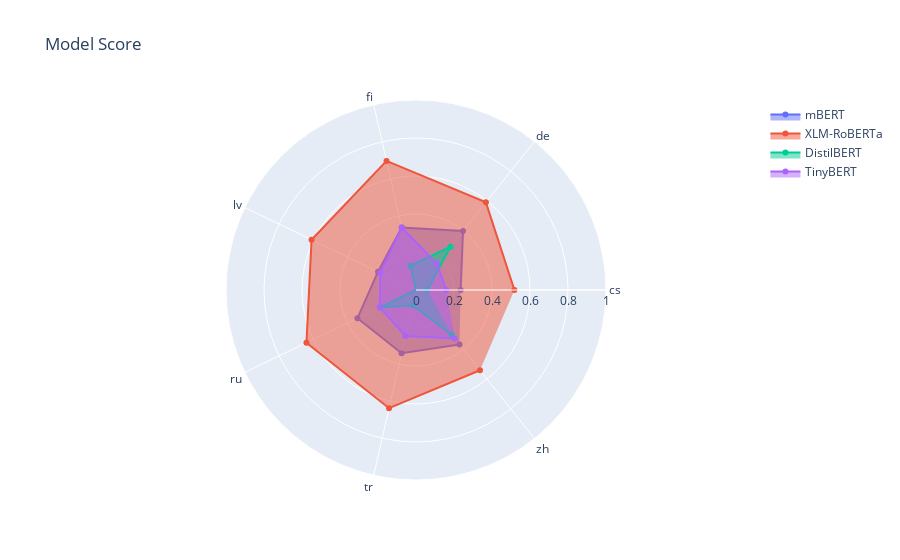

Notebook code for this chart:
### Code cell
import plotly.graph_objects as go
import os
lang = ['cs', 'de', 'fi' , 'lv', 'ru', 'tr', 'zh']
columm ='Score'
fig = go.Figure()
fig.add_trace(go.Scatterpolar(
      r= bert_df[columm].to_numpy(),
      theta=lang,
      fill='toself',
      name='mBERT'
))
fig.add_trace(go.Scatterpolar(
      r= xlmrob_df[columm].to_numpy(),
      theta=lang,
      fill='toself',
      name='XLM-RoBERTa'
))
fig.add_trace(go.Scatterpolar(
      r=distil_df[columm].to_numpy(),
      theta=lang,
      fill='toself',
      name='DistilBERT'
))
fig.add_trace(go.Scatterpolar(
      r=tiny1[columm].to_numpy(),
      theta=lang,
      fill='toself',
      name='TinyBERT'
))
fig.update_layout(
  polar=dict(
    radialaxis=dict(
      visible=True,
      range=[0, 1]
    )),
  showlegend=True,
        title = "Model Score"
)
#fig.write_image('images/ModelScore')
fig.show()

### Figure 1 — Plotly figure (JSON) as saved in the notebook; plotly's stock layout.template omitted (floating-point values rounded to 4 significant figures)
{"data": [{"fill": "toself", "name": "mBERT", "r": [0.235, 0.397, 0.337, 0.222, 0.342, 0.341, 0.367], "theta": ["cs", "de", "fi", "lv", "ru", "tr", "zh"], "type": "scatterpolar"}, {"fill": "toself", "name": "XLM-RoBERTa", "r": [0.518, 0.59, 0.697, 0.61, 0.64, 0.638, 0.54], "theta": ["cs", "de", "fi", "lv", "ru", "tr", "zh"], "type": "scatterpolar"}, {"fill": "toself", "name": "DistilBERT", "r": [0.059, 0.291, 0.131, -0.049, 0.208, 0.082, 0.3], "theta": ["cs", "de", "fi", "lv", "ru", "tr", "zh"], "type": "scatterpolar"}, {"fill": "toself", "name": "TinyBERT", "r": [0.16, 0.177, 0.337, 0.209, 0.212, 0.248, 0.327], "theta": ["cs", "de", "fi", "lv", "ru", "tr", "zh"], "type": "scatterpolar"}], "layout": {"polar": {"radialaxis": {"range": [0, 1], "visible": true}}, "showlegend": true, "title": {"text": "Model Score"}}}
